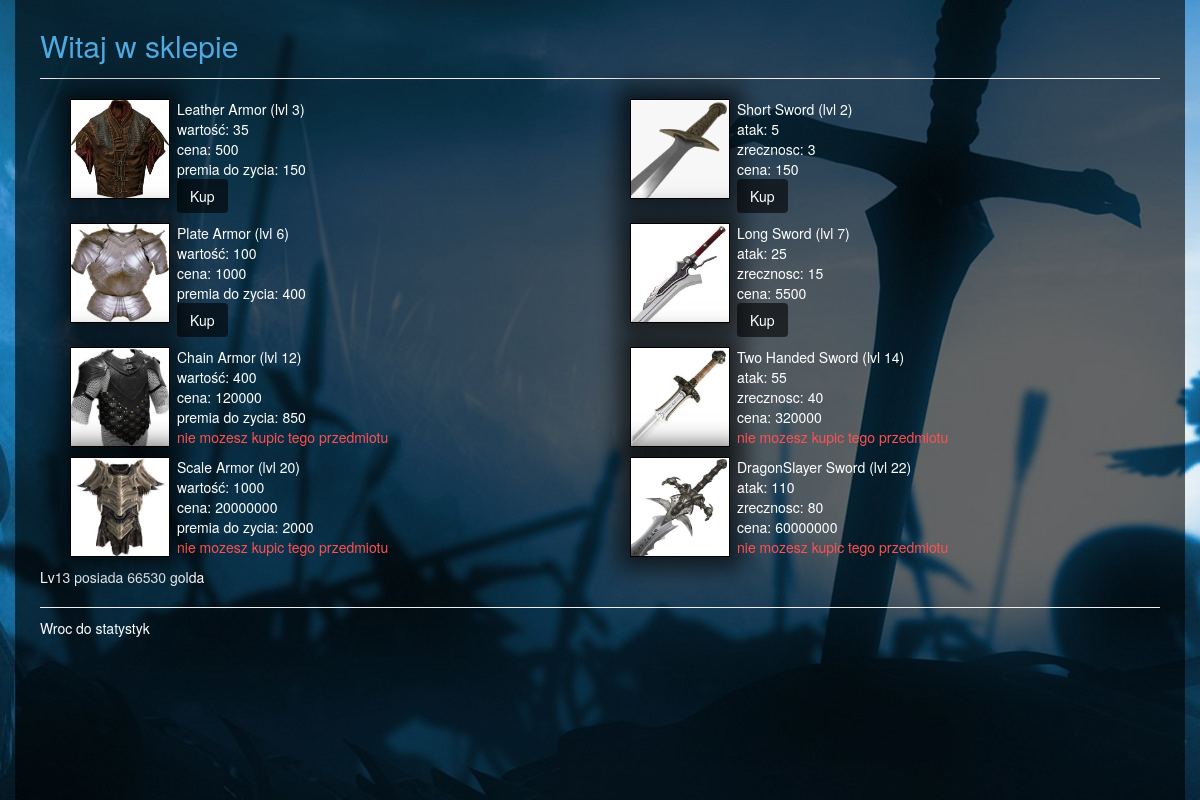
The app's page /player/5/shop/, older data.
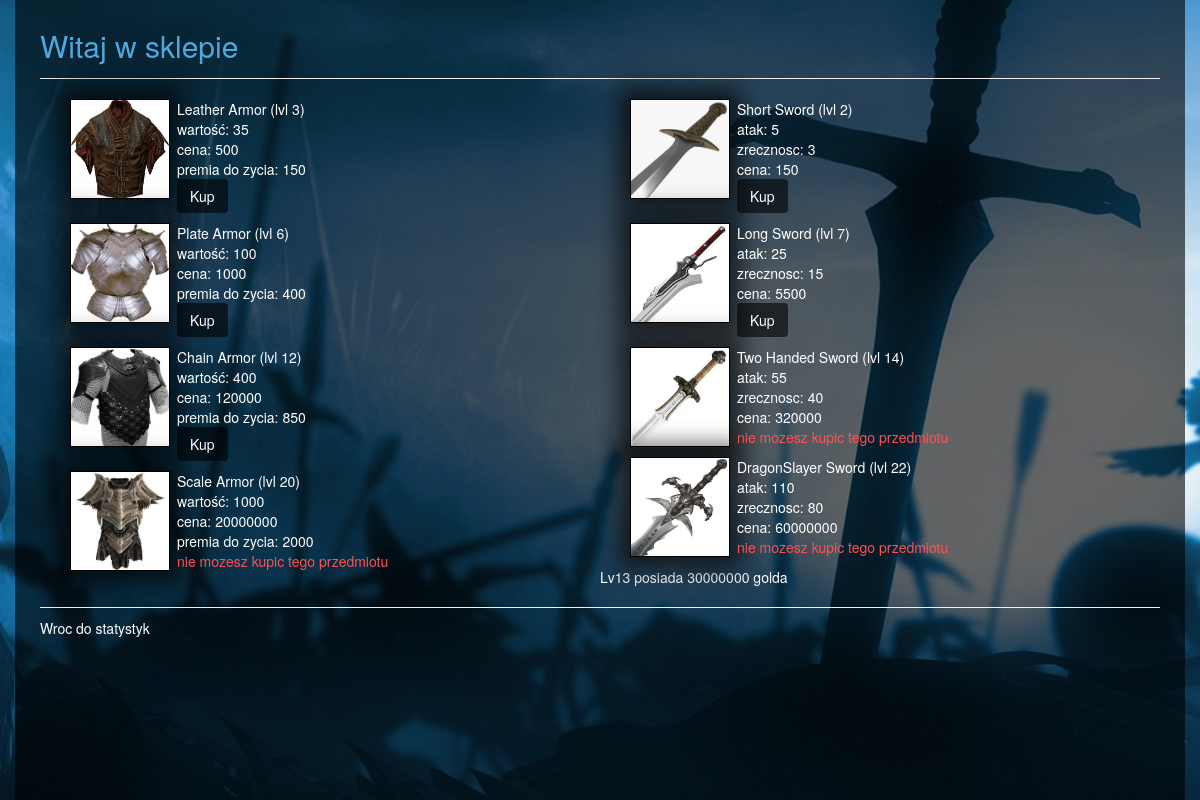
The same page, newer data.
### project/models.py (models this page shows, shortened)
class ArmorItem(models.Model):
    name = models.CharField(max_length=30)
    value = models.IntegerField()
    bonus_health = models.IntegerField()
    requiredlv = models.IntegerField()
    price = models.IntegerField()
    def __unicode__(self):
        return self.name

class Weapon(models.Model):
    name = models.CharField(max_length=30)
    bonus_attack = models.IntegerField()
    bonus_agility = models.IntegerField()
    requiredlv = models.IntegerField()
    price = models.IntegerField()
    def __unicode__(self):
        return self.name

class Player(models.Model):
    name = models.CharField(max_length=40)
    level = models.IntegerField()
    experience = models.IntegerField()
    requiredexp = models.IntegerField()
    strength = models.IntegerField()
    agility = models.IntegerField()
    maxhealth = models.IntegerField()
    health = models.IntegerField()
    attack = models.IntegerField()
    maxmana = models.IntegerField()
    mana = models.IntegerField()
    classname = models.ForeignKey(ClassName)
    armorid = models.ForeignKey(ArmorItem)
    bonus_attack = models.IntegerField()
    bonus_agility = models.IntegerField()
    bonus_health = models.IntegerField()
    isarmordamaged = models.BooleanField()
    gold = models.IntegerField()
    dot_damage = models.IntegerField()
    dot_rounds = models.IntegerField()
    small_elixir = models.IntegerField()
    medium_elixir = models.IntegerField()
    big_elixir = models.IntegerField()
    ultimate_elixir = models.IntegerField()

### project/views/shop.py (the view)
# urls.py: url(r'^player/(?P<p>[0-9]+)/shop/$', shop),
def shop(request, p):
    gamer = Player.objects.get(pk=p)
    return render(request, 'shop/shop_items.html', {
        'armor': ArmorItem.objects.exclude(pk=1),
        'weapon': Weapon.objects.all(),
        'p': gamer,
    })

### templates/shop/shop_items.html (shortened to what this page needs)
{% extends 'layout.html' %}
{% block content %}
    <div class="add_player_title">
        Witaj w sklepie
    </div>
    <hr/>
    <div id="this">
        {% include 'shop/buy.html'%}
    </div>
    <hr/>
    <a href="/player/{{p.id}}/">
        Wroc do statystyk
    </a>
{% endblock %}

### templates/layout.html (shortened to what this page needs)
{% load staticfiles %}
<html>
  <head>
    <link href="{% static 'css/bootstrap.css' %}"
          rel="stylesheet" media="screen">
    <link href="{% static 'css/site.css' %}"
          rel="stylesheet" media="screen">
  </head>
  <body>
  <div class="bg">
	<div class="container">
		<div class="row">
			<div class="bg_player" id="q">
    {% block content %}
    {% endblock %}
              </div>
          </div>
      </div>
    </div>
  </body>
</html>

### templates/shop/buy.html (shortened to what this page needs)
{% load staticfiles %}
  <div class="col-md-6">
        {% for item in armor %}
            <div class="shop">
                <div class="column_left">
                    <div class="armor_img">
                        {%if item.name  == "Leather Armor" %}
                            <img src="{% static 'css/content/armor1.jpg' %}" height="100%", width="100%">
                        {%elif item.name  == "Plate Armor"%}
                            <img src="{% static 'css/content/armor2.jpg' %}" height="100%", width="100%">
                        {%elif item.name  == "Chain Armor"%}
                            <img src="{% static 'css/content/armor3.jpg' %}" height="100%", width="100%">
                        {%else%}
                            <img src="{% static 'css/content/armor4.jpg' %}" height="100%", width="100%">
                        {%endif%}
                    </div>
                </div>
                <div class="armor_info">
                    {{ item.name }} (lvl {{item.requiredlv}})<br />
                    wartość: {{ item.value }}<br />
                    cena: {{ item.price}}<br />
                    premia do zycia: {{ item.bonus_health}}<br />
                    {% if p.armorid == item  %}
                        <div class="green">posiadasz ten przedmiot</div>
                    {% elif p.gold < item.price or p.level < item.requiredlv %}
                        <div class="red">nie mozesz kupic tego przedmiotu</div>
                    {% else %}
                        <button class ="btn btn_attack" onclick="Buy('{{item}}', {{item.price}})">Kup</button>
                    {% endif %}
                </div>
            </div>
        {% endfor %}
    </div>
    <div class="col-md-6">
        {% for item in weapon %}
            <div class="shop">
                <div class="column_left">
                    <div class="armor_img">
                        {%if item.name  == "Short Sword" %}
                            <img src="{% static 'css/content/sword1.jpg' %}" height="100%", width="100%">
                        {%elif item.name  == "Long Sword" %}
                            <img src="{% static 'css/content/sword2.jpg' %}" height="100%", width="100%">
                        {%elif item.name  == "Two Handed Sword" %}
                            <img src="{% static 'css/content/sword3.jpg' %}" height="100%", width="100%">
                        {%else%}
                            <img src="{% static 'css/content/sword4.jpg' %}" height="100%", width="100%">
                        {%endif%}
                    </div>
                </div>
                <div class="armor_info">
                    {{ item.name }} (lvl {{item.requiredlv}})<br />
                    atak: {{ item.bonus_attack }}<br />
                    zrecznosc: {{ item.bonus_agility }}<br />
                    cena: {{ item.price}}<br />
                    {% if p.bonus_attack == item.bonus_attack  %}
                        <div class="green">posiadasz ten przedmiot</div>
                    {% elif p.gold < item.price or p.level < item.requiredlv %}
                        <div class="red">nie mozesz kupic tego przedmiotu</div>
                    {% else %}
                        <button class ="btn btn_attack" onclick="Buy('{{item}}', {{item.price}})">Kup</button>
                    {% endif %}
                </div>
            </div>
        {% endfor %}
    </div>
    <p>
        {{p.name}} posiada {{p.gold}} golda
    </p>

### templates/static/css/site.css (style rules this page uses)
a { color: #fff; }
hr { margin: 10px 0px; }
.bg { width: 100%; height: 100%; background-image: url("content/bg.jpg"); background-repeat: no-repeat; background-attachment: fixed; background-position: center; }
.bg_player { color: #fff; background-color:rgba(0,0,0,0.6); padding: 25px; height: 100%; }
.add_player_title { font-size: 30px; color: #4FA9E0; }
.shop { margin: 10px; }
.armor_img { border: solid 1px #000; height: 100px; width: 100px; -webkit-box-shadow: 0px 0px 22px 12px rgba(0,0,0,0.63); -moz-box-shadow: 0px 0px 22px 12px rgba(0,0,0,0.63); box-shadow: 0px 0px 22px 12px rgba(0,0,0,0.63); margin-right: 7px; }
.armor_info { padding: 0px; }
.column_left { padding-left: 5px; float: left; }
.red { color: rgba(255, 80, 80, 1); }
.btn_attack { background-color:rgba(0,0,0,0.6); color: #fff; }

Row changes from the older to the newer data that the page shows:
computed for ArmorItem "Chain Armor": text "nie mozesz kupic tego przedmiotu" → "Kup"
changed Player "Lv13": gold "66530" → "30000000"
